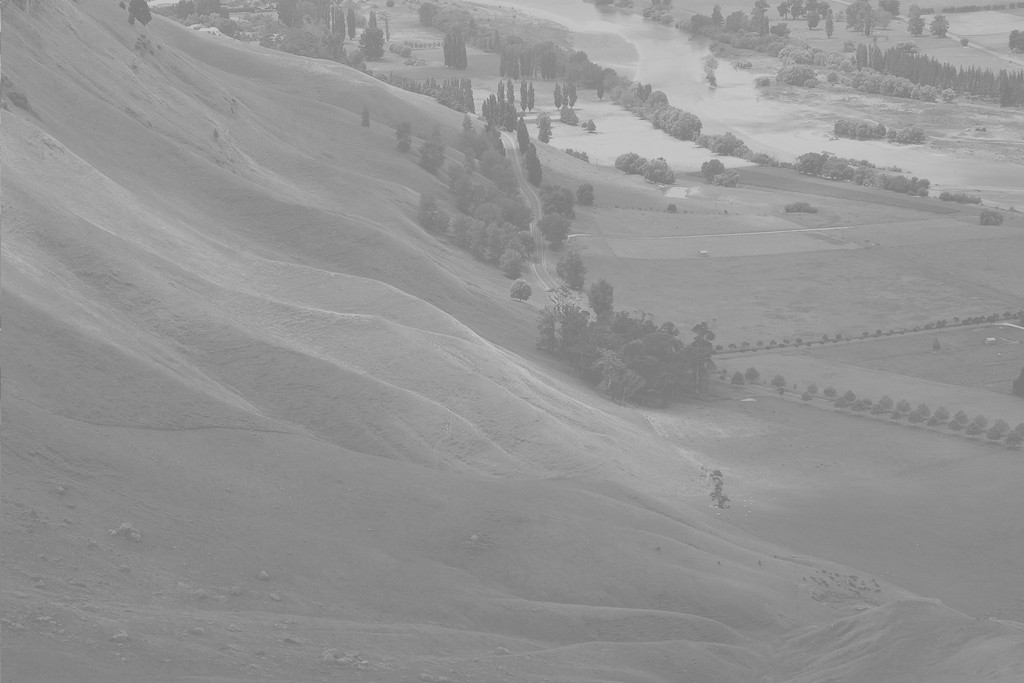
#> input picture PDI/histograma/antes.jpg, 1024 x 683 px
$ python usoPracticoHistograma.py
#> lines starting #> are read from the running program, lines starting #| are printed output that depends on the picture
# -*- coding: utf-8 -*-
"""
Created on Thu Mar 13 20:41:57 2025

@author: dtrej
"""

import cv2
from matplotlib import pyplot as plt
import numpy as np

img = cv2.imread("antes.jpg", 0)
#> img is the input picture: shape (683, 1024); min 114, max 208, mean 148

equ = cv2.equalizeHist(img) #Realizamos la equalizacion del histograma
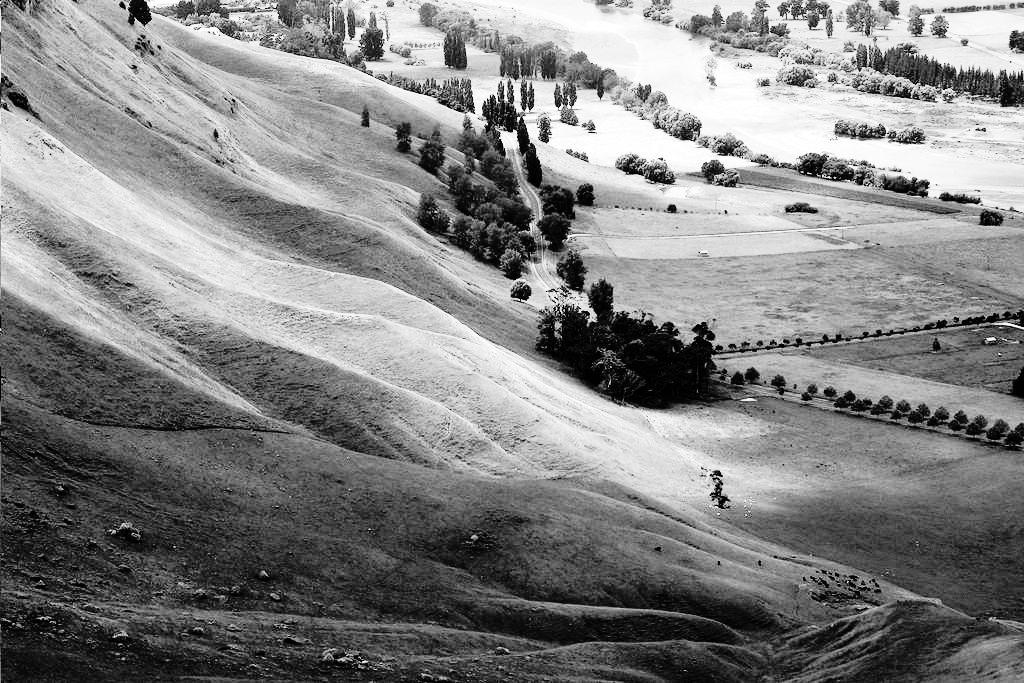
#> equ: shape (683, 1024); min 0, max 255, mean 130.5

res = np.hstack((img, equ)) #Concatenamos la imagen de entrada con la imagen equalizada
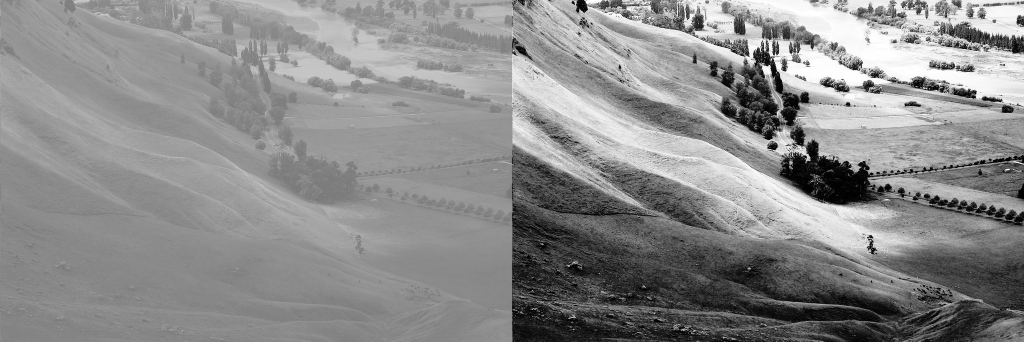
#> res: shape (683, 2048) (shown at 1/2 size); min 0, max 255, mean 139.3

cv2.namedWindow("Resultado", cv2.WINDOW_NORMAL)
cv2.imshow("Resultado", res)
cv2.waitKey()
cv2.destroyAllWindows()

histNormal = cv2.calcHist([img], [0], None, [256], [0, 255])
#> histNormal = 256 values, max 28701 at index 137, min 0 at index 0, mean 2732
histEqu = cv2.calcHist([equ], [0], None, [256], [0, 255])
#> histEqu = 256 values, max 28701 at index 63, min 0 at index 5, mean 2724.8

hist, bins = np.histogram(img.flatten(), 256, [0, 256]) #Otra forma de calcular el histograma
#> hist has the same summary as histNormal; bins = 257 values from 0 to 256
plt.hist(img.flatten(), 256, [0, 256], color = 'b') #Otra forma de plottear el histograma
plt.xlim([0, 256])

plt.legend('H', loc = 'upper left')
plt.show()
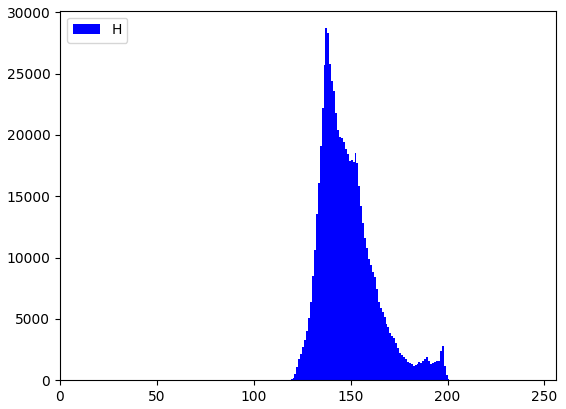
#> figure drawn by matplotlib, 1 panel; tallest bar 28701 high, from x = 137 to 138

histequ, binsequ = np.histogram(equ.flatten(), 256, [0, 256]) #Otra forma de calcular el histograma
#> histequ = 256 values, max 28701 at index 63, min 0 at index 5, mean 2732; binsequ = 257 values from 0 to 256
plt.hist(equ.flatten(), 256, [0, 256], color = 'b') #Otra forma de plottear el histograma
plt.xlim([0, 256])

plt.legend('H', loc = 'upper left')
plt.show()
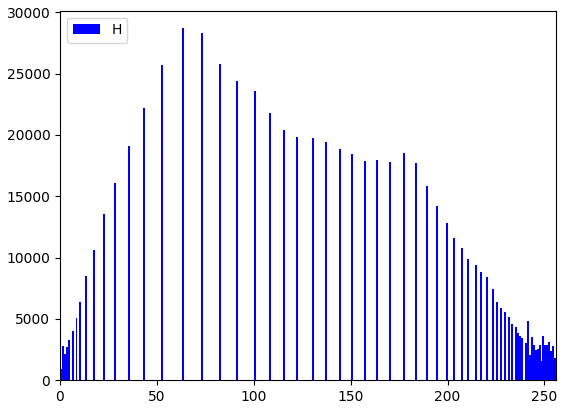
#> figure drawn by matplotlib, 1 panel; tallest bar 28701 high, from x = 63 to 64

# plt.plot(histNormal), plt.plot(histEqu)

# plt.xlim([0, 255])

# plt.show()
